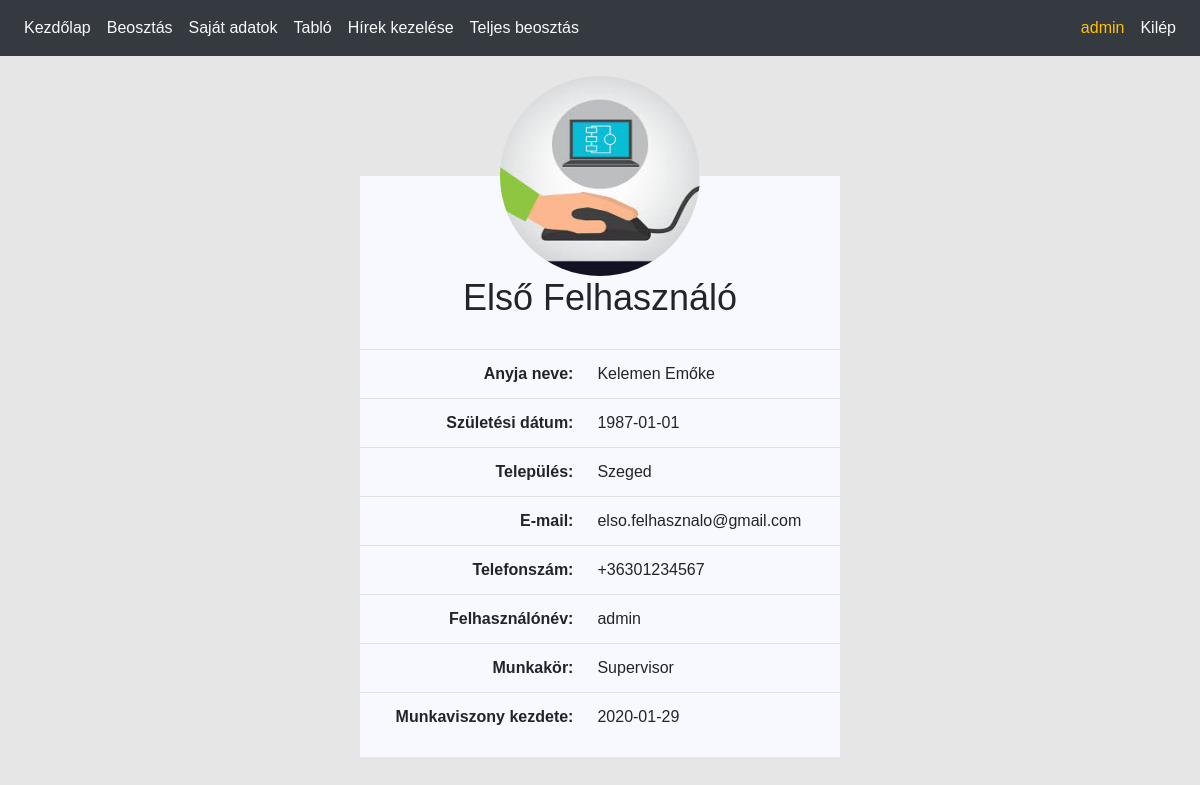
Screenshot of /userinfo.php (signed in) with the database file from the repository.
### tables this page shows
CREATE TABLE IF NOT EXISTS `personal_data` (
  `id` int(11) NOT NULL AUTO_INCREMENT,
  `first_name` varchar(50) NOT NULL,
  `last_name` varchar(50) NOT NULL,
  `mother` varchar(100) NOT NULL,
  `birth_date` date NOT NULL,
  `location` varchar(100) DEFAULT NULL,
  `email` varchar(100) NOT NULL,
  `phone` varchar(15) DEFAULT NULL,
  `picture` varchar(150) DEFAULT 'profile.jpg',
  PRIMARY KEY (`id`)
);

### userinfo.php (the view, shortened to what this page needs)
<?php
require_once('config/init.php');
$userid = $_SESSION['userid'];
$sql = "SELECT * FROM personal_data WHERE id = $userid";
$res = $con -> query($sql);
$content = '';
while ($row = $res -> fetch_assoc()){
    $content .= '<div class="userinfo-box">'
                . '<img class="avatar" src="Images/'.$row['picture'].'">'
                . '<h2>'.$row['first_name'].' '.$row['last_name'].'</h2>'
                . '<table class="table">'
                . '<tr><td>Anyja neve:</td><td>'.$row['mother'].'</td></tr>'
                . '<tr><td>Születési dátum:</td><td>'.$row['birth_date'].'</td></tr>'
                . '<tr><td>Település:</td><td>'.$row['location'].'</td></tr>'
                . '<tr><td>E-mail:</td><td>'.$row['email'].'</td></tr>'
                . '<tr><td>Telefonszám:</td><td>'.$row['phone'].'</td></tr>'
                . '<tr><td>Felhasználónév:</td><td>'.$_SESSION['username'].'</td></tr>'
                . '<tr><td>Munkakör:</td><td>'.$_SESSION['position_name'].'</td></tr>'
                . '<tr><td>Munkaviszony kezdete:</td><td>'.$_SESSION['first_working_day'].'</td></tr>'
                . '</table>'
            . '</div>';
}
echo '<div class="mycontainer">';
echo $content;

### Style/style.css (style rules this page uses)
body { margin: 0; padding: 0; box-sizing: border-box; font-family: sans-serif; background-color: rgb(230,230,230); }
.table { background-color: ghostwhite; }
.mycontainer { padding: 20px; width: 90%; margin: auto; }
.userinfo-box { min-width: fit-content; width: 40%; position: absolute; left: 50%; transform: translate(-50%,0); background: ghostwhite; margin: 100px 0 auto; padding: 50px 0 0; }
.avatar { width: 200px; height: 200px; border-radius: 50%; position: absolute; top: -100px; left: calc(50% - 100px); }
.userinfo-box h2 { margin: 0; padding: 50px 0 30px; font-size: 36px; text-align: center; }
.userinfo-box table tr > td:nth-of-type(1) { font-weight: bold; text-align: right; }

### rows the page displays
personal_data: picture (picture), first_name "Első", last_name "Felhasználó", mother "Kelemen Emőke", birth_date "1987-01-01", location "Szeged", email "elso.felhasznalo@gmail.com", phone "+36301234567"

### other values shown
$menu "Kezdőlap"
$_SESSION['username'] "admin"
